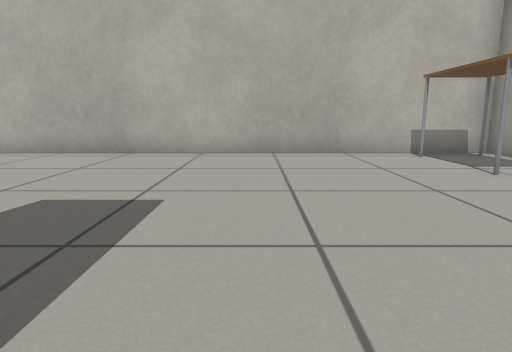
view 1 (above)

21 first-person views from a walk through a Gazebo world. The camera is 0.5 m above the floor, tilts 10° down and sees 75° across. Floor lines are 1 m apart. The floor is counted in squares, 0.5 m on a side. Each view is taken from the middle of a square. On the plan, view 1 faces up. The plan holds only what a view shows up to about 12 squares ahead; the rest is blank. Simple shapes stand in for some stock models. Surface patterns are stand-ins for the level's own textures.

view 2
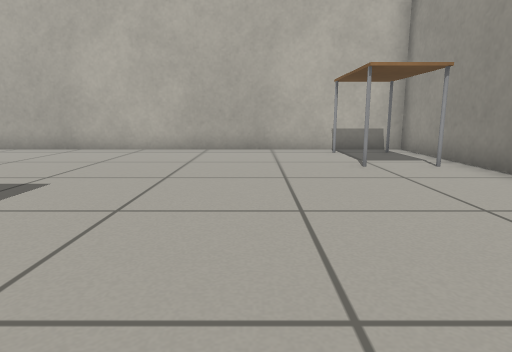

view 3
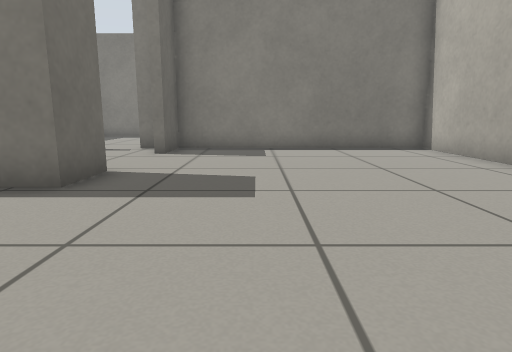

view 4
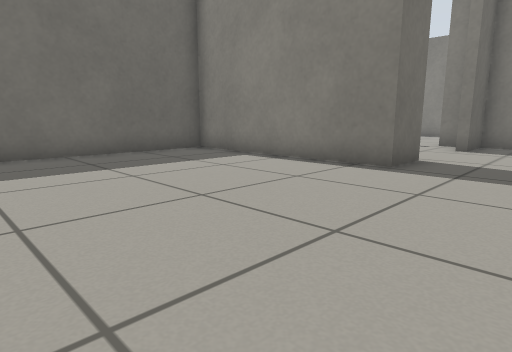

view 5
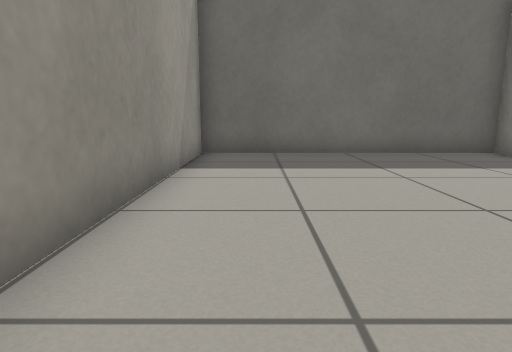

view 6
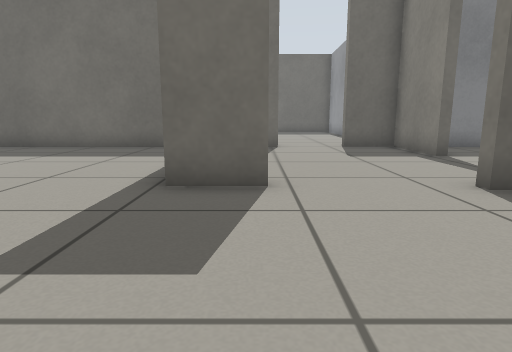

view 7
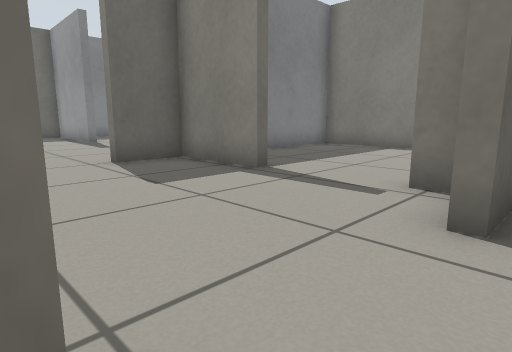

view 8
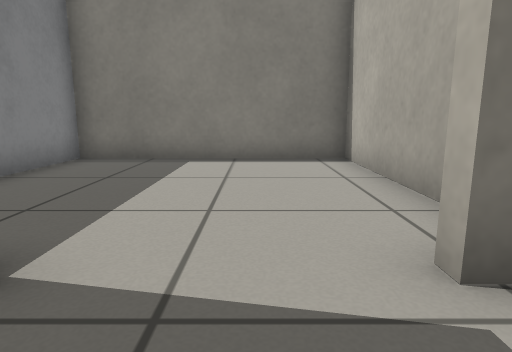

view 9
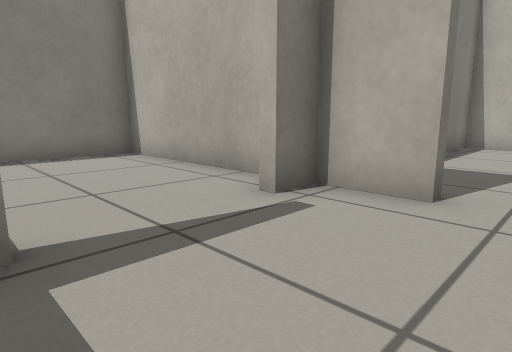

view 10
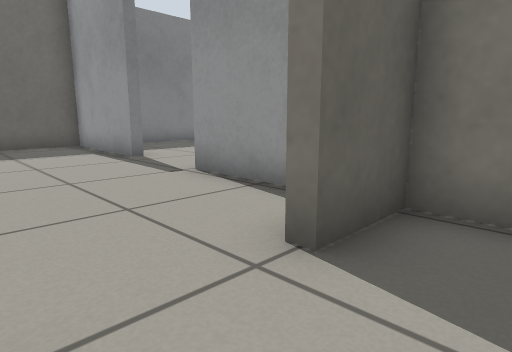

view 11
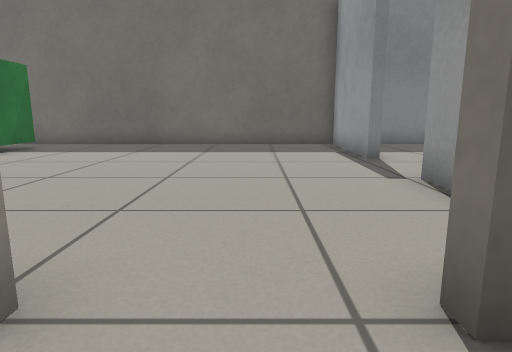

view 12
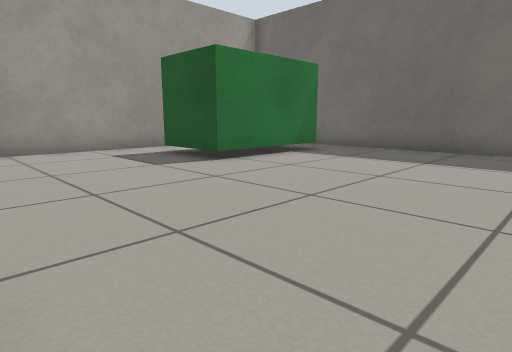

view 13
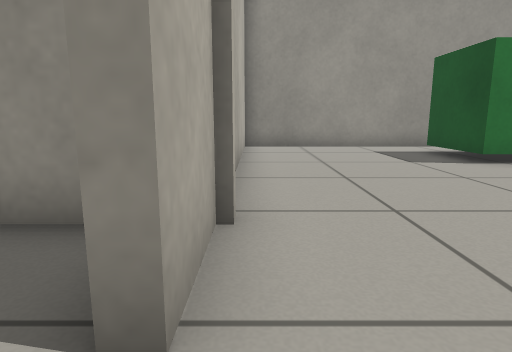

view 14
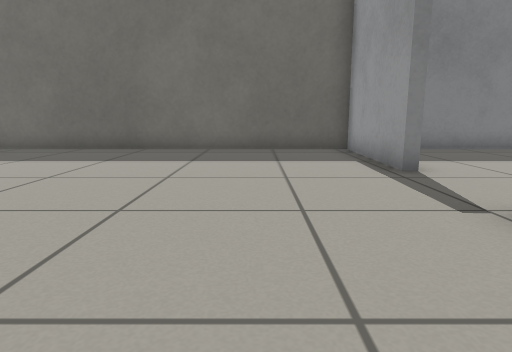

view 15
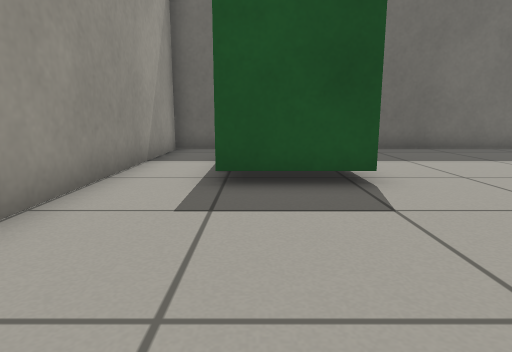

view 16
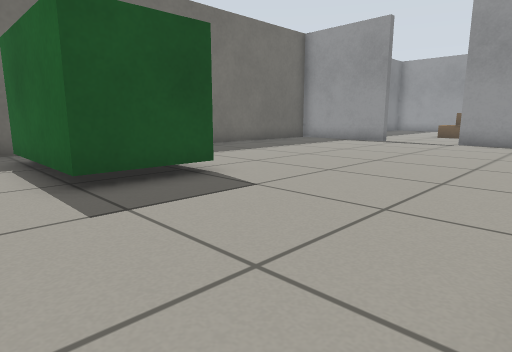

view 17
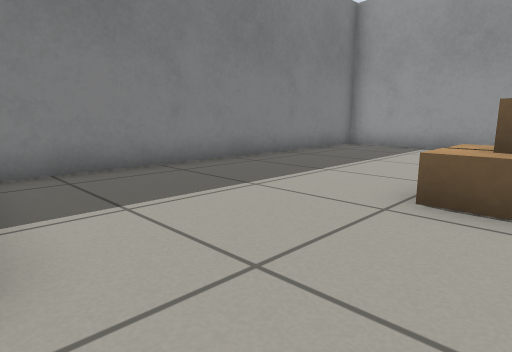

view 18
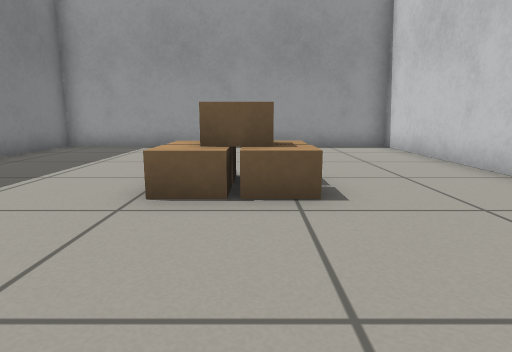

view 19
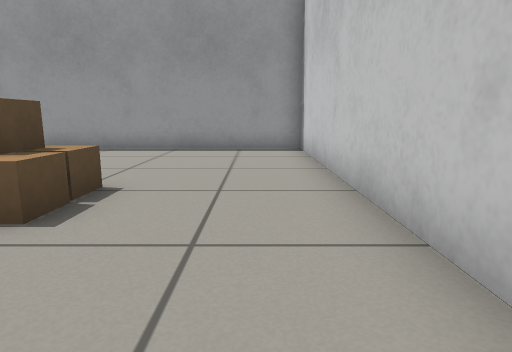

view 20
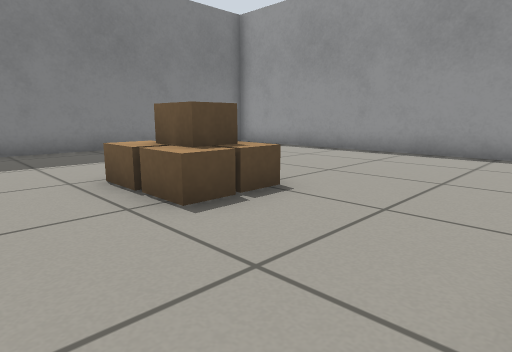

view 21
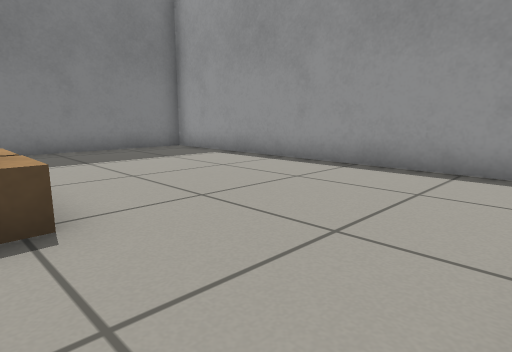

### Floor plan
Points are (right, up) in squares from view 1. A wall is a line through its corners. A room is listed if a view was taken in it or the views show most of it. See-through windows are left out.
Room 1 (views 1, 2, 3, 4, 5, 6, 7)
walls: (-3.3, 1.2) (-1.7, 1.2) (-1.7, -5.3) (6.5, -5.3) (6.5, 2.2); (6.5, 4.8) (6.5, 9.4) (-7.9, 9.4) (-7.9, 1.5) (-6.1, 1.5); (-7.9, 1.2) (-7.9, 0.2)
ways out: opening at (-5, 1) to room 2
objects: table (4, 6) to (6, 8)
Room 2 (views 8, 9, 10, 11)
walls: (-8.1, -2.7) (-7.7, -2.7) (-7.7, -5.3) (-6, -5.3); (-6.1, 1.2) (-7.9, 1.2); (-7.9, 0.2) (-8.2, 0.2)
low walls: (-2, -4.5) (-2, -3.5)
ways out: opening at (-5, 1) to room 1; opening at (-4.5, -5) to room 3; opening at (-8, -1) to room 5
Room 3 (views 12, 13, 14, 15, 16, 17, 18)
walls: (-8.2, -12.2) (-7.7, -12.2) (-7.7, -16.5); (-6, -5.3) (-6, -5.8); (4.7, -5.8) (1, -5.7); (-7.7, -7) (-7.7, -9.4); (5.5, -5.8) (4.9, -5.8); (-8, -16.5) (6.5, -16.5) (6.5, -5.8) (5.6, -5.8)
low walls: (-1.6, -5.7) (-3.8, -5.7)
ways out: opening at (-4.5, -5) to room 2; opening at (-8, -11) to room 4
objects: dumpster (2, -15) to (4, -11)
Room 4 (views 19, 20, 21)
walls: (-10.6, -5.6) (-19.6, -5.6) (-19.6, -16.5) (-8.8, -16.5)
ways out: opening at (-8, -11) to room 3
objects: cardboard box (-13, -11); cardboard box (-13, -10); cardboard box (-13, -9); cardboard box (-12, -11) to (-12, -10); cardboard box (-12, -9)
Room 5 (no view inside)
walls: (-9, 1.2) (-14.1, 1.2) (-14.1, -5.3) (-9.5, -5.3)
ways out: opening at (-8, -1) to room 2

Where each view was taken, in squares from view 1:
view 1: 0 up, 0 right, facing up
view 2: 1 down, 2 right, facing up
view 3: 4 up, 3 right, facing left
view 4: 4 up, 5 right, facing down-left
view 5: 4 up, 5 right, facing down
view 6: 6 up, 3 left, facing down
view 7: 2 up, 3 left, facing down-left
view 8: 1 down, 6 left, facing left
view 9: 3 down, 5 left, facing up-left
view 10: 4 down, 4 left, facing down-left
view 11: 4 down, 5 left, facing down
view 12: 6 down, 4 left, facing down-right
view 13: 6 down, 5 left, facing right
view 14: 6 down, 5 left, facing down
view 15: 6 down, 4 right, facing down
view 16: 6 down, 6 right, facing down-left
view 17: 10 down, 8 left, facing down-left
view 18: 10 down, 8 left, facing left
view 19: 7 down, 9 left, facing left
view 20: 6 down, 10 left, facing down-left
view 21: 6 down, 13 left, facing down-left
